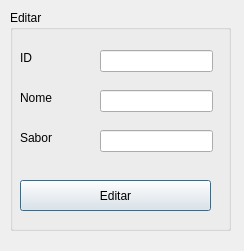
<?xml version="1.0" encoding="UTF-8"?>
<ui version="4.0">
 <class>tela_editar_nome</class>
 <widget class="QDialog" name="tela_editar_nome">
  <property name="geometry">
   <rect>
    <x>0</x>
    <y>0</y>
    <width>244</width>
    <height>251</height>
   </rect>
  </property>
  <property name="windowTitle">
   <string>Editar</string>
  </property>
  <widget class="QGroupBox" name="groupBox">
   <property name="geometry">
    <rect>
     <x>10</x>
     <y>10</y>
     <width>221</width>
     <height>221</height>
    </rect>
   </property>
   <property name="title">
    <string>Editar</string>
   </property>
   <widget class="QLabel" name="label">
    <property name="geometry">
     <rect>
      <x>10</x>
      <y>40</y>
      <width>49</width>
      <height>16</height>
     </rect>
    </property>
    <property name="text">
     <string>ID</string>
    </property>
   </widget>
   <widget class="QLabel" name="label_2">
    <property name="geometry">
     <rect>
      <x>10</x>
      <y>80</y>
      <width>49</width>
      <height>16</height>
     </rect>
    </property>
    <property name="text">
     <string>Nome</string>
    </property>
   </widget>
   <widget class="QLabel" name="label_3">
    <property name="geometry">
     <rect>
      <x>10</x>
      <y>120</y>
      <width>49</width>
      <height>16</height>
     </rect>
    </property>
    <property name="text">
     <string>Sabor</string>
    </property>
   </widget>
   <widget class="QLineEdit" name="lineEdit_id_editar">
    <property name="geometry">
     <rect>
      <x>90</x>
      <y>40</y>
      <width>113</width>
      <height>22</height>
     </rect>
    </property>
   </widget>
   <widget class="QLineEdit" name="lineEdit_nome_editar">
    <property name="geometry">
     <rect>
      <x>90</x>
      <y>80</y>
      <width>113</width>
      <height>22</height>
     </rect>
    </property>
   </widget>
   <widget class="QLineEdit" name="lineEdit_sabor_editar">
    <property name="geometry">
     <rect>
      <x>90</x>
      <y>120</y>
      <width>113</width>
      <height>22</height>
     </rect>
    </property>
   </widget>
   <widget class="QPushButton" name="pushButton_editar">
    <property name="geometry">
     <rect>
      <x>10</x>
      <y>170</y>
      <width>191</width>
      <height>31</height>
     </rect>
    </property>
    <property name="text">
     <string>Editar</string>
    </property>
   </widget>
  </widget>
 </widget>
 <resources/>
 <connections/>
</ui>
